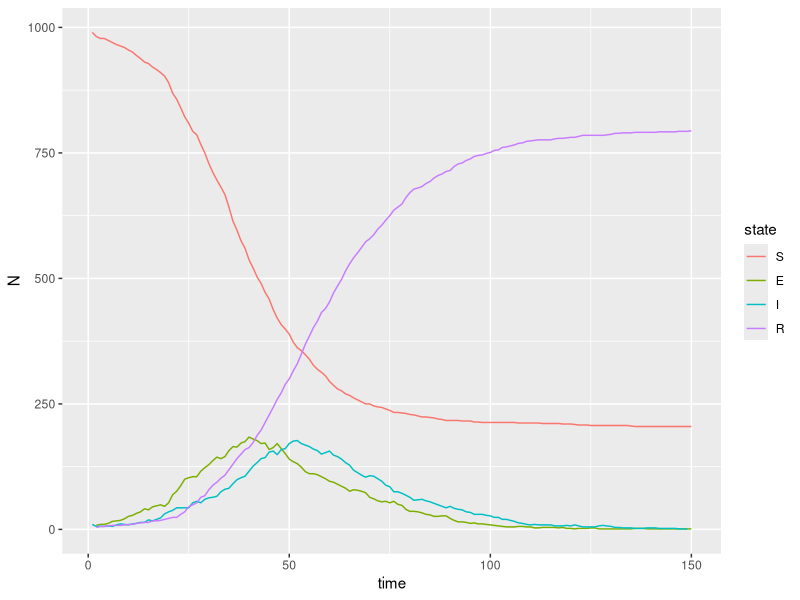

This figure's R source:
## Stochastic SEIR model with explicit individuals and state transition matrix
## The individuals are identical, so the same could also be done with an
## aggregated Markov model -- but this implementation allows extensions
## towards an individual-based model (IBM) with demography and movement.
##
## thpe, 2020-04-04

library("dplyr")
library("reshape2")
library("ggplot2")

## ==== functions ==============================================================

## just for testing
update_state_v0 <- function(state, tmat) {
  newstate <- numeric(length(state))
  for (i in 1:length(state)) {
    newstate[i] <- sample(1:4, 1, prob = tmat[state[i], ])
  }
  newstate
}

## same result, but much faster
update_state  <- function(state, tmat) {
  newstate  <- numeric(length(state))
  states    <- unique(state)
  for (i in 1:length(states)) {
    ndx <- which(state == states[i])
    n   <- length(ndx)
    if (n > 0)
      newstate[ndx] <- sample(1:4, n, replace=TRUE, prob = tmat[states[i],])
  }
  newstate
}


gen_tmat <- function(state, A, alpha=0.5) {
  # A <- matrix(
  #   #  1,   2,  3,  4
  #   c( NA, NA,  0,  0,
  #      .0, .9, .1,  0,
  #      0,  0,  9,  .1,
  #      0,  0,  0,  1
  #   ),
  #   ncol = 4,
  #   byrow=TRUE
  # )
  N <- length(state)
  S <- sum(state == 1) / N
  I <- sum(state == 3) / N
  p <- alpha * S * I
  A[1, 1:2] <- c(1-p, p)
  A
}

## define constants of states, L makes sure that it is integer
## Note different counting, SCP == 1
SCP <- 1L
EXP <- 2L
INF <- 3L
REC <- 4L


## ==== simulation =============================================================

## ---- setup ------------------------------------------------------------------

## matrix with transition probabilities between states
## transition S --> E is calculated as: alpha * S/N * I/N
## row:    x_t   ('from state')
## column: x_t+1 ('to state')
## row sums must be 1.0
A <- matrix(
  #  S,   E,  I,  R
  c( NA, NA,  0,  0,
     .0, .9, .1,  0,
      0,  0, .9, .1,
      0,  0,  0,  1
  ),
  ncol  = 4,
  byrow = TRUE
)

N     <- 1000
Ninf  <- 10
time  <- 1:150
alpha <- 0.5

## initial state vector, can be extended to a data frame with additional states
state <- c(rep(INF, Ninf), rep(SCP, N - Ninf))

## ---- run --------------------------------------------------------------------

## the following will become a function
X <- matrix(nrow=length(time), ncol=length(state))
X[1, ] <- state
for (i in time[-1]) {
  state <- X[i-1,]
  tmat <- gen_tmat(state, A, alpha)
  X[i, ] <- update_state(state, tmat)
}

out <- as.data.frame(cbind(time, X))
tmp <- melt(out, id.vars="time", variable.name="ID", value.name="state")
tmp$state <- factor(tmp$state, labels=c("S", "E", "I", "R"))
tmp$ID    <- as.numeric(tmp$ID) # numeric IDs

tmp %>%
  group_by(time, state) %>%
  summarize(N=n()) %>%
  ggplot(aes(time, N, color=state)) + geom_line()
